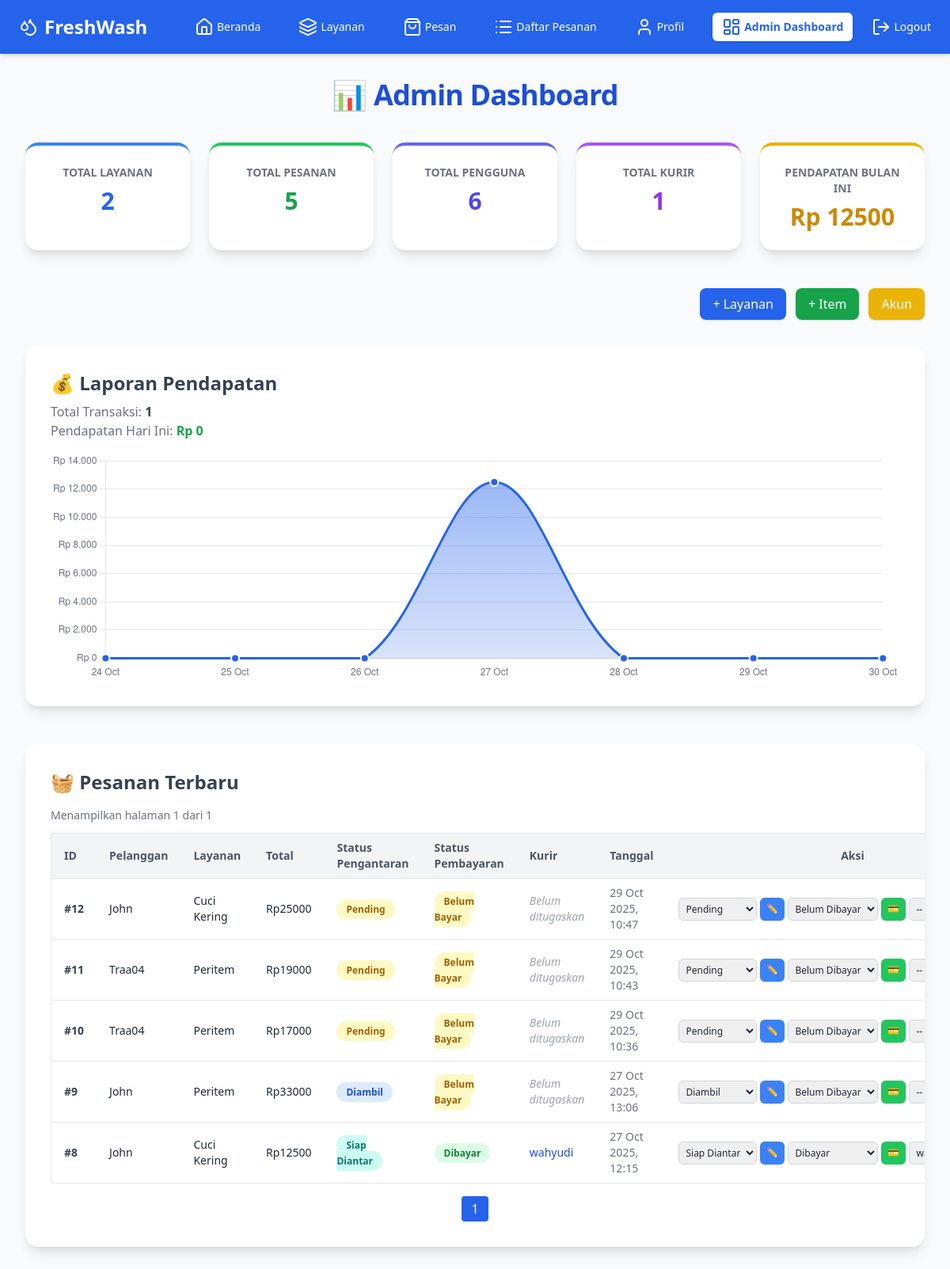
/accounts/admin/dashboard/ (signed in), run on the app's committed database.
### orders/models.py (models this page shows, shortened)
class Order(models.Model):
    ORDER_STATUS_CHOICES = [
        ('pending', 'Pending'),
        ('picked_up', 'Diambil'),
        ('processing', 'Diproses'),
        ('ready', 'Siap Diantar'),
        ('delivered', 'Selesai'),
        ('cancelled', 'Dibatalkan'),
    ]
    PAYMENT_STATUS_CHOICES = [
        ('unpaid', 'Belum Dibayar'),
        ('paid', 'Dibayar'),
        ('settlement', 'Selesai'),
    ]
    PAYMENT_CHOICES = [
        ('cod', 'Bayar di Tempat (COD/Tunai)'),
        ('qris', 'QRIS / Transfer Online'),
    ]
    customer = models.ForeignKey(
        settings.AUTH_USER_MODEL,
        on_delete=models.CASCADE,
        related_name='orders'
    )
    service = models.ForeignKey(Service, on_delete=models.PROTECT)
    notified_customer = models.BooleanField(default=False)  # ✅ Tambahan untuk notifikasi
    item_type = models.ForeignKey(LaundryItem, on_delete=models.SET_NULL, null=True, blank=True)
    quantity = models.IntegerField(default=0)
    weight = models.DecimalField(max_digits=6, decimal_places=2, null=True, blank=True)
    items = models.JSONField(blank=True, null=True)
    price_total = models.DecimalField(max_digits=12, decimal_places=2)
    discount_percent = models.DecimalField(max_digits=5, decimal_places=2, null=True, blank=True)
    pickup_address = models.TextField()
    latitude = models.FloatField()
    longitude = models.FloatField()
    scheduled_pickup = models.DateTimeField()
    order_status = models.CharField(max_length=20, choices=ORDER_STATUS_CHOICES, default='pending')
    payment_status = models.CharField(max_length=20, choices=PAYMENT_STATUS_CHOICES, default='unpaid')
    payment_method = models.CharField(max_length=10, choices=PAYMENT_CHOICES, default='cod')
    snap_token = models.CharField(max_length=255, blank=True, null=True)
    transaction_id = models.CharField(max_length=100, blank=True, null=True)
    created_at = models.DateTimeField(auto_now_add=True)
    updated_at = models.DateTimeField(auto_now=True)
    assigned_courier = models.ForeignKey(
        settings.AUTH_USER_MODEL,
        on_delete=models.SET_NULL,
        null=True,
        blank=True,
        related_name='assigned_orders'
    )

### accounts/models.py (models this page shows, shortened)
class User(AbstractUser):
    is_customer = models.BooleanField(default=True)
    is_courier = models.BooleanField(default=False)
    is_staff_member = models.BooleanField(default=False)
    phone = models.CharField(max_length=20, blank=True, null=True)
    address = models.TextField(blank=True, null=True)
    is_verified = models.BooleanField(default=False)

### services/models.py (models this page shows, shortened)
class Service(models.Model):
    SERVICE_TYPE_CHOICES = [
        ('per_kilo', 'Per Kilo'),
        ('per_item', 'Per Item'),
    ]
    DURATION_CHOICES = [
        ('biasa', 'Biasa (2-3 hari)'),
        ('sicepat', 'SiCepat (1 hari)'),
        ('express', 'Express (6 jam)'),
    ]
    name = models.CharField(max_length=100)
    description = models.TextField(blank=True, null=True)
    price = models.DecimalField(max_digits=10, decimal_places=2)
    type = models.CharField(max_length=20, choices=SERVICE_TYPE_CHOICES)
    duration = models.CharField(max_length=20, choices=DURATION_CHOICES, default='biasa')
    image = models.ImageField(upload_to='service_images/', blank=True, null=True)

### accounts/views.py (the view)
# urls.py: path('admin/dashboard/', views.admin_dashboard, name='admin_dashboard'),
@login_required
def admin_dashboard(request):
    if not request.user.is_staff:
        return redirect('accounts:home')
    total_users = User.objects.count()
    total_orders = Order.objects.count()
    total_services = Service.objects.count()
    couriers = User.objects.filter(is_courier=True)
    total_couriers = couriers.count()
    paid_orders = Order.objects.filter(payment_status="paid")
    total_income = paid_orders.aggregate(total=Sum("price_total"))["total"] or 0
    today = now().date()
    today_income = paid_orders.filter(created_at__date=today).aggregate(total=Sum("price_total"))["total"] or 0
    total_transactions = paid_orders.count()
    income_chart_labels = []
    income_chart_data = []
    for i in range(6, -1, -1):  # 7 hari ke belakang
        day = today - timedelta(days=i)
        income_day = paid_orders.filter(created_at__date=day).aggregate(total=Sum("price_total"))["total"] or 0
        income_chart_labels.append(day.strftime("%d %b"))  # Contoh: "10 Okt"
        income_chart_data.append(float(income_day))
    recent_orders_list = Order.objects.select_related(
        "customer", "service", "assigned_courier"
    ).order_by("-created_at")
    recent_transactions_list = paid_orders.select_related("customer").order_by("-created_at")
    orders_page_number = request.GET.get("orders_page", 1)
    transactions_page_number = request.GET.get("transactions_page", 1)
    orders_paginator = Paginator(recent_orders_list, 10)  # 10 item per halaman
    transactions_paginator = Paginator(recent_transactions_list, 10)
    recent_orders = orders_paginator.get_page(orders_page_number)
    recent_transactions = transactions_paginator.get_page(transactions_page_number)
    context = {
        "total_users": total_users,
        "total_orders": total_orders,
        "total_services": total_services,
        "total_couriers": total_couriers,
        "total_income": total_income,
        "today_income": today_income,
        "total_transactions": total_transactions,
        "recent_orders": recent_orders,
        "recent_transactions": recent_transactions,
        "couriers": couriers,
        "income_chart_labels": income_chart_labels,
        "income_chart_data": income_chart_data,
        "orders_paginator": orders_paginator,
        "transactions_paginator": transactions_paginator,
    }
    return render(request, "accounts/admin_dashboard.html", context)

### accounts/templates/accounts/admin_dashboard.html (shortened to what this page needs)
{% extends 'base.html' %}
{% block content %}
<div class="min-h-screen bg-gray-50 p-8">
  <h1 class="text-4xl font-bold text-blue-700 mb-10 text-center tracking-tight">
    📊 Admin Dashboard
  </h1>
  <div class="grid grid-cols-1 md:grid-cols-5 gap-6 mb-12">
    <div class="bg-white p-6 rounded-2xl shadow-lg text-center border-t-4 border-blue-500 hover:shadow-xl transition-all duration-300">
      <h2 class="text-sm font-semibold text-gray-500 uppercase">Total Layanan</h2>
      <p class="text-3xl font-bold text-blue-600 mt-2">{{ total_services }}</p>
    </div>
    <div class="bg-white p-6 rounded-2xl shadow-lg text-center border-t-4 border-green-500 hover:shadow-xl transition-all duration-300">
      <h2 class="text-sm font-semibold text-gray-500 uppercase">Total Pesanan</h2>
      <p class="text-3xl font-bold text-green-600 mt-2">{{ total_orders }}</p>
    </div>
    <div class="bg-white p-6 rounded-2xl shadow-lg text-center border-t-4 border-indigo-500 hover:shadow-xl transition-all duration-300">
      <h2 class="text-sm font-semibold text-gray-500 uppercase">Total Pengguna</h2>
      <p class="text-3xl font-bold text-indigo-600 mt-2">{{ total_users }}</p>
    </div>
    <div class="bg-white p-6 rounded-2xl shadow-lg text-center border-t-4 border-purple-500 hover:shadow-xl transition-all duration-300">
      <h2 class="text-sm font-semibold text-gray-500 uppercase">Total Kurir</h2>
      <p class="text-3xl font-bold text-purple-600 mt-2">{{ total_couriers }}</p>
    </div>
    <div class="bg-white p-6 rounded-2xl shadow-lg text-center border-t-4 border-yellow-500 hover:shadow-xl transition-all duration-300">
      <h2 class="text-sm font-semibold text-gray-500 uppercase">Pendapatan Bulan Ini</h2>
      <p class="text-3xl font-bold text-yellow-600 mt-2">Rp {{ total_income|floatformat:0 }}</p>
    </div>
  </div>
  <div class="flex flex-wrap justify-end mb-8 gap-3">
    <a href="{% url 'services:add_service' %}" class="bg-blue-600 text-white px-4 py-2 rounded-lg hover:bg-blue-700 shadow transition">+ Layanan</a>
    <a href="{% url 'orders:add_laundry_item' %}" class="bg-green-600 text-white px-4 py-2 rounded-lg hover:bg-green-700 shadow transition">+ Item</a>
    <a href="{% url 'accounts:manage_users' %}" class="bg-yellow-500 text-white px-4 py-2 rounded-lg hover:bg-yellow-600 shadow transition">Akun</a>
  </div>
  <div class="bg-white p-8 rounded-2xl shadow-lg mb-12">
    <div class="flex flex-col md:flex-row justify-between items-center mb-4">
      <div>
        <h2 class="text-2xl font-semibold text-gray-700 mb-2">💰 Laporan Pendapatan</h2>
        <p class="text-gray-500">Total Transaksi:
          <span class="font-semibold text-gray-700">{{ total_transactions }}</span>
        </p>
        <p class="text-gray-500">Pendapatan Hari Ini:
          <span class="font-semibold text-green-600">Rp {{ today_income|floatformat:0 }}</span>
        </p>
      </div>
    </div>
    <div class="w-full h-72">
      <canvas id="incomeChart"></canvas>
    </div>
  </div>
  <script>
    const ctx = document.getElementById('incomeChart').getContext('2d');
    const gradient = ctx.createLinearGradient(0, 0, 0, 400);
    gradient.addColorStop(0, 'rgba(37, 99, 235, 0.5)');
    gradient.addColorStop(1, 'rgba(37, 99, 235, 0)');
    new Chart(ctx, {
      type: 'line',
      data: {
        labels: {{ income_chart_labels|safe }},
        datasets: [{
          label: 'Pendapatan (Rp)',
          data: {{ income_chart_data|safe }},
          fill: true,
          backgroundColor: gradient,
          borderColor: '#2563EB',
          borderWidth: 3,
          tension: 0.35,
          pointRadius: 5,
          pointHoverRadius: 8,
          pointBackgroundColor: '#2563EB',
          pointHoverBackgroundColor: '#1E40AF',
          pointBorderColor: '#fff',
          pointBorderWidth: 2,
        }]
      },
      options: {
        responsive: true,
        maintainAspectRatio: false,
        plugins: {
          legend: { display: false },
          tooltip: {
            backgroundColor: 'rgba(17, 24, 39, 0.9)',
            titleFont: { size: 14, weight: 'bold' },
            bodyFont: { size: 13 },
            cornerRadius: 8,
            padding: 10,
            callbacks: {
              label: (ctx) => 'Rp ' + ctx.formattedValue.replace(/\B(?=(\d{3})+(?!\d))/g, '.')
            }
          }
        },
        scales: {
          x: { grid: { display: false }, ticks: { color: '#6B7280' } },
          y: {
            grid: { color: '#E5E7EB' },
            ticks: {
              color: '#6B7280',
              callback: (value) => 'Rp ' + value.toLocaleString('id-ID')
            }
          }
        },
        animation: { duration: 1200, easing: 'easeOutQuart' }
      }
    });
  </script>
  <div class="bg-white p-8 rounded-2xl shadow-lg overflow-x-auto mb-12">
    <h2 class="text-2xl font-semibold mb-4 text-gray-700">🧺 Pesanan Terbaru</h2>
    <p class="text-sm text-gray-500 mb-3">Menampilkan halaman {{ recent_orders.number }} dari {{ recent_orders.paginator.num_pages }}</p>
    <table class="min-w-full border border-gray-200 rounded-lg text-sm">
      <thead class="bg-gray-100 text-gray-600">
        <tr>
          <th class="px-4 py-2 text-left">ID</th>
          <th class="px-4 py-2 text-left">Pelanggan</th>
          <th class="px-4 py-2 text-left">Layanan</th>
          <th class="px-4 py-2 text-left">Total</th>
          <th class="px-4 py-2 text-left">Status Pengantaran</th>
          <th class="px-4 py-2 text-left">Status Pembayaran</th>
          <th class="px-4 py-2 text-left">Kurir</th>
          <th class="px-4 py-2 text-left">Tanggal</th>
          <th class="px-4 py-2 text-center">Aksi</th>
        </tr>
      </thead>
      <tbody>
        {% for order in recent_orders %}
        <tr class="border-t hover:bg-blue-50 transition">
          <td class="px-4 py-2 font-semibold text-gray-700">#{{ order.id }}</td>
          <td class="px-4 py-2">{{ order.customer.username }}</td>
          <td class="px-4 py-2">{{ order.service.name }}</td>
          <td class="px-4 py-2 text-gray-800 font-medium">Rp{{ order.price_total|floatformat:0 }}</td>
          <td class="px-4 py-2">
            <span class="px-3 py-1 rounded-full text-xs font-semibold
              {% if order.order_status == 'pending' %} bg-yellow-100 text-yellow-700
              {% elif order.order_status == 'picked_up' %} bg-blue-100 text-blue-700
              {% elif order.order_status == 'processing' %} bg-indigo-100 text-indigo-700
              {% elif order.order_status == 'ready' %} bg-teal-100 text-teal-700
              {% elif order.order_status == 'delivered' %} bg-green-100 text-green-700
              {% elif order.order_status == 'cancelled' %} bg-red-100 text-red-700
              {% else %} bg-gray-100 text-gray-600 {% endif %}">
              {{ order.get_order_status_display }}
            </span>
          </td>
          <td class="px-4 py-2">
            {% if order.payment_status == 'paid' %}
              <span class="bg-green-100 text-green-700 px-3 py-1 rounded-full text-xs font-semibold">Dibayar</span>
            {% else %}
              <span class="bg-yellow-100 text-yellow-700 px-3 py-1 rounded-full text-xs font-semibold">Belum Bayar</span>
            {% endif %}
          </td>
          <td class="px-4 py-2">
            {% if order.assigned_courier %}
              <span class="text-sm font-medium text-blue-700">{{ order.assigned_courier.username }}</span>
            {% else %}
              <span class="text-sm text-gray-400 italic">Belum ditugaskan</span>
            {% endif %}
          </td>
          <td class="px-4 py-2 text-gray-500 text-sm">{{ order.created_at|date:"d M Y, H:i" }}</td>
          <td class="px-4 py-2 text-center">
            <div class="flex items-center justify-center gap-1">
              <form action="{% url 'orders:update_order_status' order.id %}" method="post" class="flex gap-1">
                <select name="order_status" class="border border-gray-300 rounded-md text-xs px-1 py-1">
                  {% for value, label in order.ORDER_STATUS_CHOICES %}
                    <option value="{{ value }}" {% if order.order_status == value %}selected{% endif %}>{{ label }}</option>
                  {% endfor %}
                </select>
                <button type="submit" class="bg-blue-500 hover:bg-blue-600 text-white px-2 py-1 rounded-md text-xs shadow">✏️</button>
              </form>
              <form action="{% url 'orders:update_payment_status' order.id %}" method="post" class="flex gap-1">
                <select name="payment_status" class="border border-gray-300 rounded-md text-xs px-1 py-1">
                  {% for value, label in order.PAYMENT_STATUS_CHOICES %}
                    <option value="{{ value }}" {% if order.payment_status == value %}selected{% endif %}>{{ label }}</option>
                  {% endfor %}
                </select>
                <button type="submit" class="bg-green-500 hover:bg-green-600 text-white px-2 py-1 rounded-md text-xs shadow">💳</button>
              </form>
              <form action="{% url 'orders:assign_courier' order.id %}" method="post" class="flex gap-1">
                <select name="courier" class="border border-gray-300 rounded-md text-xs px-1 py-1">
                  <option value="">--</option>
                  {% for courier in couriers %}
                    <option value="{{ courier.id }}" {% if order.assigned_courier == courier %}selected{% endif %}>{{ courier.username }}</option>
                  {% endfor %}
                </select>
              </form>
            </div>
          </td>
        </tr>
        {% empty %}
        <tr><td colspan="9" class="text-center py-4 text-gray-500">Belum ada pesanan.</td></tr>
        {% endfor %}
      </tbody>
    </table>
    <div class="mt-4 flex justify-center space-x-2">
      {% for num in recent_orders.paginator.page_range %}
        {% if num == recent_orders.number %}
          <span class="px-3 py-1 bg-blue-600 text-white rounded">{{ num }}</span>
        {% elif num >= recent_orders.number|add:-2 and num <= recent_orders.number|add:2 %}
          <a href="?orders_page={{ num }}" class="px-3 py-1 bg-gray-200 rounded hover:bg-gray-300">{{ num }}</a>
        {% endif %}
      {% endfor %}
    </div>
  </div>
</div>
{% endblock %}

### data on the page
Order: id "12", customer.username "John", service.name "Cuci Kering", price_total "25000", order_status "Pending", shows "Belum Bayar", shows "Belum ditugaskan", created_at "29 Oct 2025, 10:47", payment_status "Belum Dibayar"
Order: id "11", customer.username "Traa04", service.name "Peritem", price_total "19000", order_status "Pending", shows "Belum Bayar", shows "Belum ditugaskan", created_at "29 Oct 2025, 10:43", payment_status "Belum Dibayar"
Order: id "10", customer.username "Traa04", service.name "Peritem", price_total "17000", order_status "Pending", shows "Belum Bayar", shows "Belum ditugaskan", created_at "29 Oct 2025, 10:36", payment_status "Belum Dibayar"
Order: id "9", customer.username "John", service.name "Peritem", price_total "33000", order_status "Diambil", shows "Belum Bayar", shows "Belum ditugaskan", created_at "27 Oct 2025, 13:06", payment_status "Belum Dibayar"
Order: id "8", customer.username "John", service.name "Cuci Kering", price_total "12500", order_status "Siap Diantar", shows "Dibayar", assigned_courier.username "wahyudi", created_at "27 Oct 2025, 12:15", payment_status "Dibayar", courier "wahyudi"

### other printed values
{{ total_services }} "2"
{{ total_orders }} "5"
{{ total_users }} "6"
{{ total_couriers }} "1"
{{ total_income|floatformat:0 }} "12500"
{{ total_transactions }} "1"
{{ today_income|floatformat:0 }} "0"
{{ recent_orders.number }} "1"
{{ recent_orders.paginator.num_pages }} "1"
{{ num }} "1"
chart data {{ income_chart_data|safe }} [0.0, 0.0, 0.0, 12500.0, 0.0, 0.0, 0.0]
